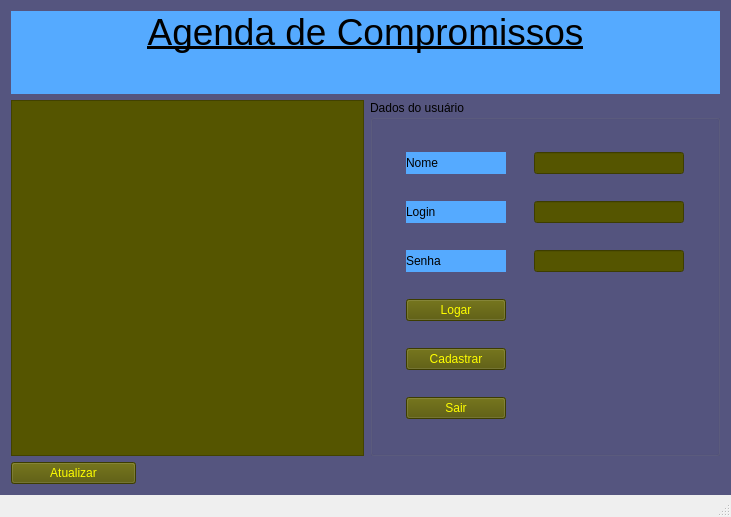
<?xml version="1.0" encoding="UTF-8"?>
<ui version="4.0">
 <class>MainWindow</class>
 <widget class="QMainWindow" name="MainWindow">
  <property name="geometry">
   <rect>
    <x>0</x>
    <y>0</y>
    <width>731</width>
    <height>517</height>
   </rect>
  </property>
  <property name="windowTitle">
   <string>Cadastro</string>
  </property>
  <property name="styleSheet">
   <string notr="true">QLabel {
	background-color: rgb(85, 170, 255)
}

#centralWidget {	
	background-color: rgb(85, 85, 127);
}

QLineEdit,  QTextEdit, QPushButton:!pressed{
	color: yellow;
	background-color: rgb(85, 85, 0);
}

</string>
  </property>
  <widget class="QWidget" name="centralWidget">
   <layout class="QGridLayout" name="gridLayout">
    <item row="1" column="2">
     <widget class="QGroupBox" name="groupBox">
      <property name="maximumSize">
       <size>
        <width>350</width>
        <height>16777215</height>
       </size>
      </property>
      <property name="title">
       <string>Dados do usuário</string>
      </property>
      <layout class="QGridLayout" name="gridLayout_2">
       <item row="6" column="0">
        <widget class="QPushButton" name="pushButton_6">
         <property name="maximumSize">
          <size>
           <width>100</width>
           <height>16777215</height>
          </size>
         </property>
         <property name="text">
          <string>Sair</string>
         </property>
        </widget>
       </item>
       <item row="4" column="0">
        <widget class="QPushButton" name="pushButton_2">
         <property name="enabled">
          <bool>true</bool>
         </property>
         <property name="text">
          <string>Logar</string>
         </property>
        </widget>
       </item>
       <item row="3" column="0">
        <widget class="QLabel" name="label_4">
         <property name="maximumSize">
          <size>
           <width>100</width>
           <height>16777215</height>
          </size>
         </property>
         <property name="text">
          <string>Senha</string>
         </property>
        </widget>
       </item>
       <item row="3" column="1">
        <widget class="QLineEdit" name="lineEdit_3">
         <property name="enabled">
          <bool>true</bool>
         </property>
         <property name="maximumSize">
          <size>
           <width>150</width>
           <height>16777215</height>
          </size>
         </property>
         <property name="readOnly">
          <bool>false</bool>
         </property>
        </widget>
       </item>
       <item row="0" column="0">
        <widget class="QLabel" name="label_2">
         <property name="maximumSize">
          <size>
           <width>100</width>
           <height>16777215</height>
          </size>
         </property>
         <property name="text">
          <string>Nome</string>
         </property>
        </widget>
       </item>
       <item row="0" column="1">
        <widget class="QLineEdit" name="lineEdit">
         <property name="enabled">
          <bool>true</bool>
         </property>
         <property name="maximumSize">
          <size>
           <width>150</width>
           <height>16777215</height>
          </size>
         </property>
         <property name="acceptDrops">
          <bool>true</bool>
         </property>
         <property name="readOnly">
          <bool>false</bool>
         </property>
        </widget>
       </item>
       <item row="2" column="0">
        <widget class="QLabel" name="label_3">
         <property name="maximumSize">
          <size>
           <width>100</width>
           <height>16777215</height>
          </size>
         </property>
         <property name="text">
          <string>Login</string>
         </property>
        </widget>
       </item>
       <item row="2" column="1">
        <widget class="QLineEdit" name="lineEdit_2">
         <property name="enabled">
          <bool>true</bool>
         </property>
         <property name="maximumSize">
          <size>
           <width>150</width>
           <height>16777215</height>
          </size>
         </property>
         <property name="readOnly">
          <bool>false</bool>
         </property>
        </widget>
       </item>
       <item row="5" column="0">
        <widget class="QPushButton" name="pushButton_7">
         <property name="maximumSize">
          <size>
           <width>100</width>
           <height>16777215</height>
          </size>
         </property>
         <property name="text">
          <string>Cadastrar</string>
         </property>
        </widget>
       </item>
      </layout>
     </widget>
    </item>
    <item row="0" column="0" colspan="3">
     <widget class="QLabel" name="label">
      <property name="maximumSize">
       <size>
        <width>16777215</width>
        <height>130</height>
       </size>
      </property>
      <property name="text">
       <string>&lt;html&gt;&lt;head/&gt;&lt;body&gt;&lt;p align=&quot;center&quot;&gt;&lt;span style=&quot; font-size:28pt; text-decoration: underline; color:black;&quot;&gt;Agenda de Compromissos&lt;/span&gt;&lt;/p&gt;&lt;p align=&quot;center&quot;&gt;&lt;br/&gt;&lt;/p&gt;&lt;/body&gt;&lt;/html&gt;</string>
      </property>
     </widget>
    </item>
    <item row="1" column="0" colspan="2">
     <widget class="QTextEdit" name="textEdit">
      <property name="readOnly">
       <bool>true</bool>
      </property>
     </widget>
    </item>
    <item row="5" column="1" colspan="2">
     <spacer name="horizontalSpacer">
      <property name="orientation">
       <enum>Qt::Horizontal</enum>
      </property>
      <property name="sizeHint" stdset="0">
       <size>
        <width>579</width>
        <height>20</height>
       </size>
      </property>
     </spacer>
    </item>
    <item row="5" column="0">
     <widget class="QPushButton" name="pushButton">
      <property name="text">
       <string>Atualizar</string>
      </property>
     </widget>
    </item>
   </layout>
  </widget>
  <widget class="QStatusBar" name="statusBar"/>
 </widget>
 <layoutdefault spacing="6" margin="11"/>
 <resources/>
 <connections/>
</ui>
